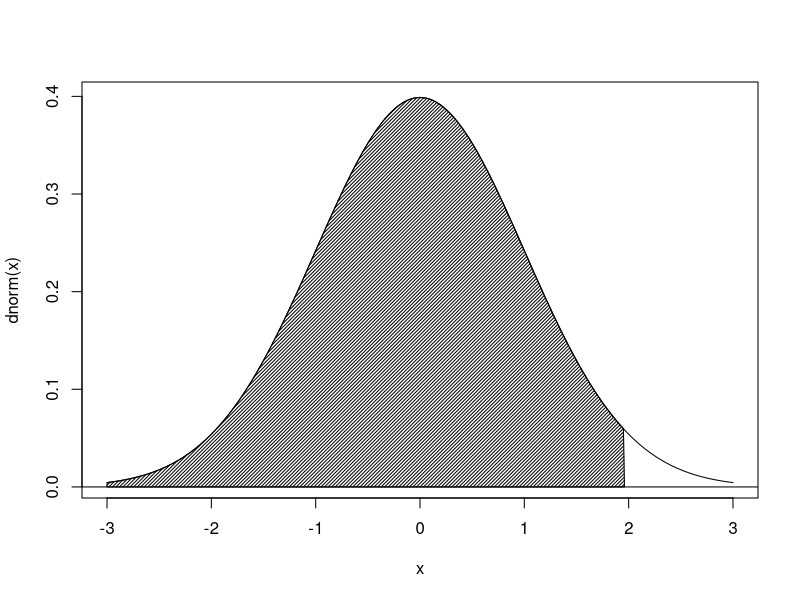

Write R code to recreate this figure.
make.shadow = function(xStart,xEnd,xIncr,func=dnorm,...)
{
  middle = seq(xStart,xEnd,by=xIncr)
  x0 = c(xStart,middle,xEnd)
  y0 = c(0,func(middle,...),0)
  return(list(x=x0,y=y0))
}

# N(0,1)
temp = make.shadow(-3,1.96,0.05,func = dnorm)
curve(dnorm(x),-3,3)
abline(h=0)
polygon(temp$x,temp$y,density = 40,angle=45)
